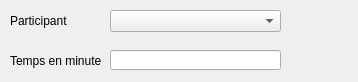
<?xml version="1.0" encoding="UTF-8"?>
<ui version="4.0">
 <class>Dialog</class>
 <widget class="QDialog" name="Dialog">
  <property name="geometry">
   <rect>
    <x>0</x>
    <y>0</y>
    <width>358</width>
    <height>82</height>
   </rect>
  </property>
  <property name="windowTitle">
   <string>Dialog</string>
  </property>
  <widget class="QComboBox" name="comboBox">
   <property name="geometry">
    <rect>
     <x>110</x>
     <y>10</y>
     <width>171</width>
     <height>22</height>
    </rect>
   </property>
  </widget>
  <widget class="QLineEdit" name="lineEdit">
   <property name="geometry">
    <rect>
     <x>110</x>
     <y>50</y>
     <width>171</width>
     <height>20</height>
    </rect>
   </property>
  </widget>
  <widget class="QLabel" name="label">
   <property name="geometry">
    <rect>
     <x>10</x>
     <y>50</y>
     <width>91</width>
     <height>21</height>
    </rect>
   </property>
   <property name="text">
    <string>Temps en minutes</string>
   </property>
  </widget>
  <widget class="QLabel" name="label_2">
   <property name="geometry">
    <rect>
     <x>10</x>
     <y>10</y>
     <width>91</width>
     <height>21</height>
    </rect>
   </property>
   <property name="text">
    <string>Participant</string>
   </property>
  </widget>
  <widget class="QPushButton" name="pushButton">
   <property name="geometry">
    <rect>
     <x>310</x>
     <y>22</y>
     <width>31</width>
     <height>31</height>
    </rect>
   </property>
   <property name="styleSheet">
    <string notr="true">background-image: url(:/Coche2.png);
border: none;</string>
   </property>
   <property name="text">
    <string/>
   </property>
  </widget>
 </widget>
 <resources/>
 <connections/>
</ui>
